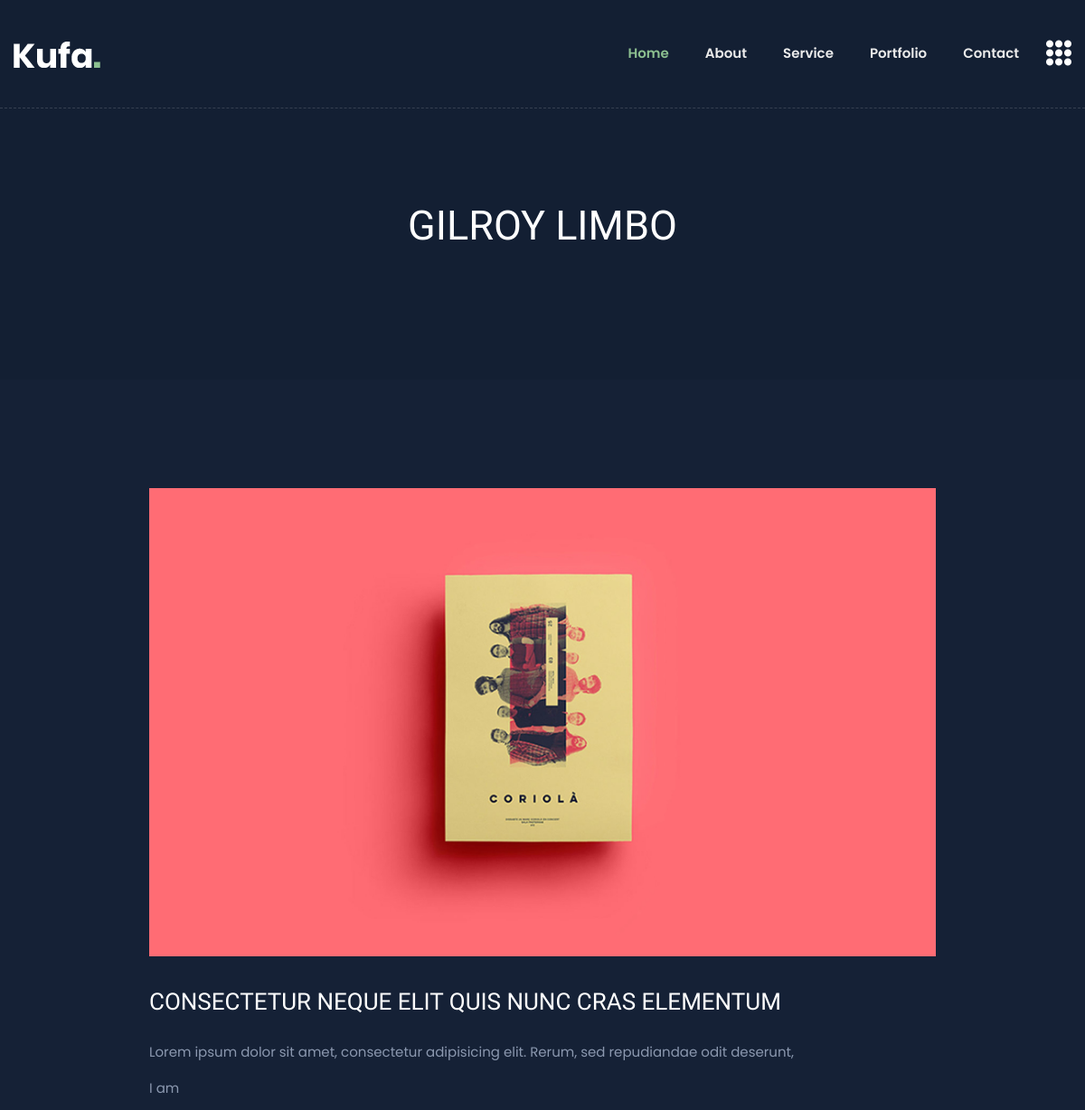
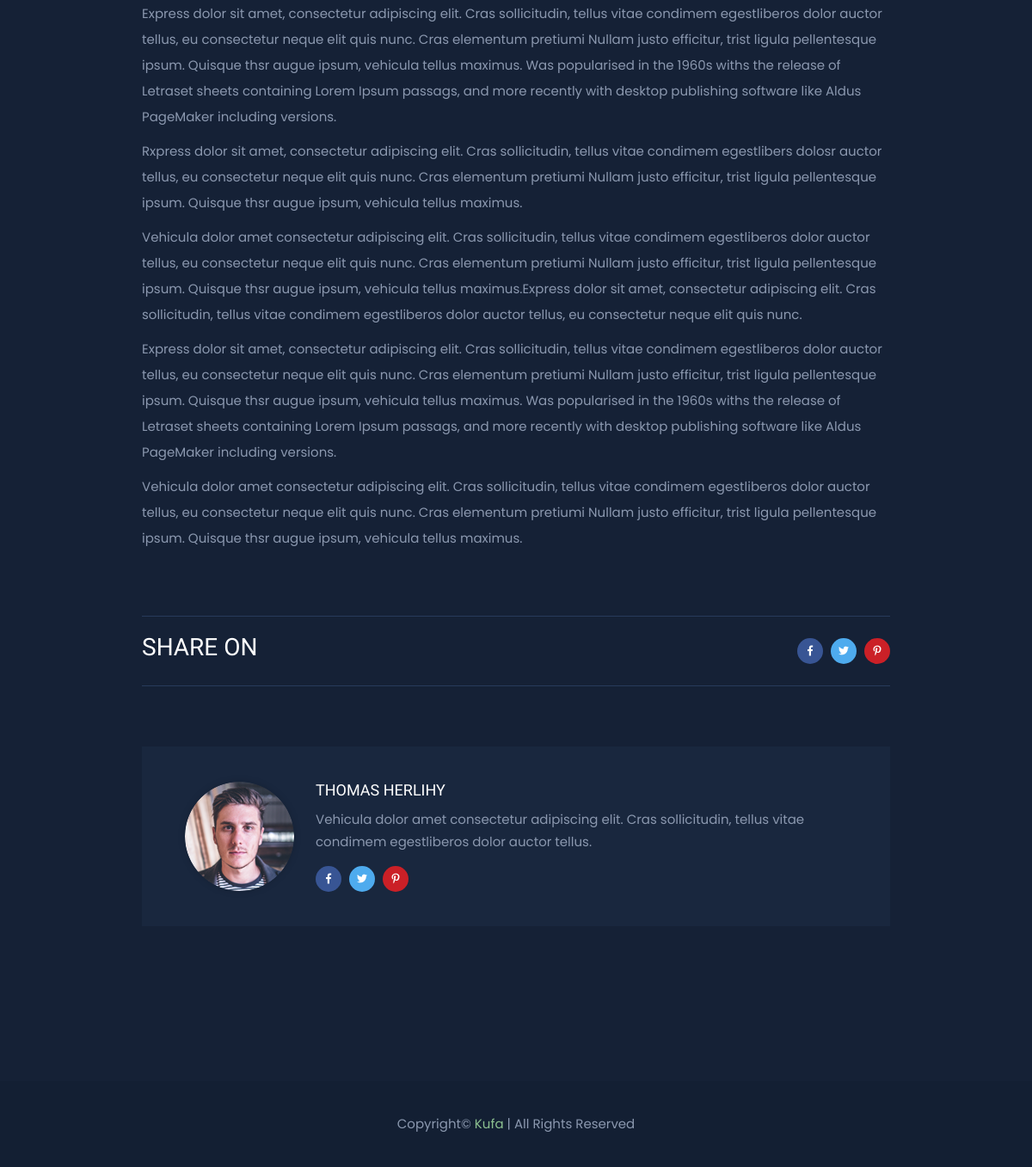
The app's page /dashboard/portfolio-single.php?id=35 with its own data (2 pictures, top to bottom).
### tables this page shows
CREATE TABLE `portfolios` (
  `id` int(10) UNSIGNED NOT NULL,
  `title` varchar(100) NOT NULL,
  `category` varchar(100) NOT NULL,
  `summary` text NOT NULL,
  `thumbnail` varchar(255) NOT NULL,
  `featured_image` varchar(255) NOT NULL,
  `status` tinyint(4) NOT NULL DEFAULT 1
);

### dashboard/portfolio-single.php (the view, shortened to what this page needs)
<?php
require_once'../db.php';
$id = $_GET['id'];
$p_query = mysqli_query($db,"SELECT * FROM portfolios WHERE id = '$id'");
$p_assoc = mysqli_fetch_assoc($p_query);
?><!doctype html>
<html class="no-js" lang="en">
<head>
        <link rel="stylesheet" href="../front/css/bootstrap.min.css">
        <link rel="stylesheet" href="../front/css/animate.min.css">
        <link rel="stylesheet" href="../front/css/magnific-popup.css">
        <link rel="stylesheet" href="../front/css/fontawesome-all.min.css">
        <link rel="stylesheet" href="../front/css/flaticon.css">
        <link rel="stylesheet" href="../front/css/slick.css">
        <link rel="stylesheet" href="../front/css/aos.css">
        <link rel="stylesheet" href="../front/css/default.css">
        <link rel="stylesheet" href="../front/css/style.css">
        <link rel="stylesheet" href="../front/css/responsive.css">
    </head>
    <body class="theme-bg">
        <header>
            <div id="header-sticky" class="transparent-header">
                <div class="container">
                    <div class="row">
                        <div class="col-xl-12">
                            <div class="main-menu">
                                <nav class="navbar navbar-expand-lg">
                                    <a href="index.html" class="navbar-brand logo-sticky-none"><img src="../front/img/logo/logo.png" alt="Logo"></a>
                                    <div class="collapse navbar-collapse" id="navbarNav">
                                        <ul class="navbar-nav ml-auto">
                                            <li class="nav-item active"><a class="nav-link" href="#home">Home</a></li>
                                            <li class="nav-item"><a class="nav-link" href="#about">about</a></li>
                                            <li class="nav-item"><a class="nav-link" href="#service">service</a></li>
                                            <li class="nav-item"><a class="nav-link" href="#portfolio">portfolio</a></li>
                                            <li class="nav-item"><a class="nav-link" href="#contact">Contact</a></li>
                                        </ul>
                                    </div>
                                    <div class="header-btn">
                                        <a href="#" class="off-canvas-menu menu-tigger"><i class="flaticon-menu"></i></a>
                                    </div>
                                </nav>
                            </div>
                        </div>
                    </div>
                </div>
            </div>
        </header>
        <main>
            <section class="breadcrumb-area breadcrumb-bg d-flex align-items-center">
                <div class="container">
                    <div class="row justify-content-center">
                        <div class="col-md-10">
                            <div class="breadcrumb-content text-center">
                                <h2><?=$p_assoc['category']?></h2>
                            </div>
                        </div>
                    </div>
                </div>
            </section>
            <section class="portfolio-details-area pt-120 pb-120">
                <div class="container">
                    <div class="row justify-content-center">
                        <div class="col-xl-9 col-lg-10">
                            <div class="single-blog-list">
                                <div class="blog-list-thumb mb-35">
                                    <img src="images1/<?=$p_assoc['featured_image']?>" alt="img">
                                </div>
                                <div class="blog-list-content blog-details-content portfolio-details-content">
                                    <h2>Consectetur neque elit quis nunc cras elementum</h2>
                                    <p><?=$p_assoc['summary']?></p>
                                    <p>I am</p>
                                    <p>Express dolor sit amet, consectetur adipiscing elit. Cras sollicitudin, tellus vitae condimem
                                        egestliberos dolor auctor
                                        tellus, eu consectetur neque elit quis nunc. Cras elementum pretiumi Nullam justo efficitur,
                                        trist ligula pellentesque
                                        ipsum. Quisque thsr augue ipsum, vehicula tellus maximus. Was popularised in the 1960s withs
                                        the release of Letraset
                                        sheets containing Lorem Ipsum passags, and more recently with desktop publishing software
                                        like Aldus PageMaker including
                                        versions.</p>
                                    <p>Rxpress dolor sit amet, consectetur adipiscing elit. Cras sollicitudin, tellus vitae condimem
                                        egestlibers dolosr auctor
                                        tellus, eu consectetur neque elit quis nunc. Cras elementum pretiumi Nullam justo efficitur,
                                        trist ligula pellentesque
                                        ipsum. Quisque thsr augue ipsum, vehicula tellus maximus.</p>
                                    <p>Vehicula dolor amet consectetur adipiscing elit. Cras sollicitudin, tellus vitae condimem egestliberos dolor auctor
                                    tellus, eu consectetur neque elit quis nunc. Cras elementum pretiumi Nullam justo efficitur, trist ligula pellentesque
                                    ipsum. Quisque thsr augue ipsum, vehicula tellus maximus.Express dolor sit amet, consectetur adipiscing elit. Cras
                                    sollicitudin, tellus vitae condimem egestliberos dolor auctor tellus, eu consectetur neque elit quis nunc.</p>
                                    <p>Express dolor sit amet, consectetur adipiscing elit. Cras sollicitudin, tellus vitae condimem
                                        egestliberos dolor auctor
                                        tellus, eu consectetur neque elit quis nunc. Cras elementum pretiumi Nullam justo efficitur,
                                        trist ligula pellentesque
                                        ipsum. Quisque thsr augue ipsum, vehicula tellus maximus. Was popularised in the 1960s withs
                                        the release of Letraset
                                        sheets containing Lorem Ipsum passags, and more recently with desktop publishing software
                                        like Aldus PageMaker including
                                        versions.</p>
                                    <p>Vehicula dolor amet consectetur adipiscing elit. Cras sollicitudin, tellus vitae condimem
                                        egestliberos dolor auctor
                                        tellus, eu consectetur neque elit quis nunc. Cras elementum pretiumi Nullam justo efficitur,
                                        trist ligula pellentesque
                                        ipsum. Quisque thsr augue ipsum, vehicula tellus maximus.</p>
                                    <div class="blog-list-meta">
                                        <ul>
                                            <li class="blog-post-date">
                                                <h3>Share On</h3>
                                            </li>
                                            <li class="blog-post-share">
                                                <a href="#"><i class="fab fa-facebook-f"></i></a>
                                                <a href="#"><i class="fab fa-twitter"></i></a>
                                                <a href="#"><i class="fab fa-pinterest-p"></i></a>
                                            </li>
                                        </ul>
                                    </div>
                                </div>
                                <div class="avatar-post mt-70 mb-60">
                                    <ul>
                                        <li>
                                            <div class="post-avatar-img">
                                                <img src="../front/img/blog/post_avatar_img.png" alt="img">
                                            </div>
                                            <div class="post-avatar-content">
                                                <h5>Thomas Herlihy</h5>
                                                <p>Vehicula dolor amet consectetur adipiscing elit. Cras sollicitudin, tellus vitae
                                                    condimem
                                                    egestliberos dolor auctor
                                                    tellus.</p>
                                                <div class="post-avatar-social mt-15">
                                                    <a href="#"><i class="fab fa-facebook-f"></i></a>
                                                    <a href="#"><i class="fab fa-twitter"></i></a>
                                                    <a href="#"><i class="fab fa-pinterest-p"></i></a>
                                                </div>
                                            </div>
                                        </li>
                                    </ul>
                                </div>
                            </div>
                        </div>
                    </div>
                </div>
            </section>
        </main>
        <footer>
            <div class="copyright-wrap primary-bg">
                <div class="container">
                    <div class="row align-items-center">
                        <div class="col-12">
                            <div class="copyright-text text-center">
                                <p>Copyright© <span>Kufa</span> | All Rights Reserved</p>
                            </div>
                        </div>
                    </div>
                </div>
            </div>
        </footer>
    </body>
</html>

### front/css/default.css (style rules this page uses)
.mt-15 { margin-top: 15px; }
.mt-70 { margin-top: 70px; }
.mb-35 { margin-bottom: 35px; }
.mb-60 { margin-bottom: 60px; }
.pt-120 { padding-top: 120px; }
.pb-120 { padding-bottom: 120px; }
.theme-bg { background: #152136; }
.primary-bg { background: #131f33; }

### front/css/style.css (style rules this page uses)
body { font-family: 'Poppins', sans-serif; font-weight: normal; font-style: normal; font-size: 15px; color: #8b98af; }
a, .button { -webkit-transition: all 0.3s ease-out 0s; -moz-transition: all 0.3s ease-out 0s; -ms-transition: all 0.3s ease-out 0s; -o-transition: all 0.3s ease-out 0s; transition: all 0.3s ease-out 0s; }
a, button { color: #1696e7; outline: medium none; }
h1, h2, h3, h4, h5, h6 { font-family: 'Baloo Bhaijaan', cursive; color: #ffffff; margin-top: 0px; font-style: normal; font-weight: 400; text-transform: normal; }
h2 { font-size: 35px; }
h3 { font-size: 28px; }
h5 { font-size: 18px; }
ul { margin: 0px; padding: 0px; }
li { list-style: none }
p { font-size: 15px; font-weight: normal; line-height: 2; color: #8b98af; margin-bottom: 15px; }
*::placeholder { color: #555555; font-size: 14px; opacity: 1; }
.transparent-header { position: absolute; left: 0; top: 0; width: 100%; height: auto; z-index: 9; padding: 18px 0; border-bottom: 1px dashed rgba(255,255,255,.15); }
.main-menu .navbar { padding: 0; }
.main-menu .nav-item { display: inline-block; margin-left: 40px; }
.main-menu .nav-item:first-child { margin-left: 0px; }
.main-menu .navbar-expand-lg .navbar-nav .nav-link { padding: 30px 0; font-size: 15px; font-weight: 600; text-transform: capitalize; }
.main-menu .navbar-expand-lg .navbar-nav .nav-link, .header-search a { color: #ebebeb; }
.header-btn { margin-left: 30px; display: flex; align-items: center; }
.header-btn a.off-canvas-menu { font-size: 28px; color: #fff; line-height: 1; margin-left: 30px; display: inline-block; }
.main-menu .navbar-expand-lg .navbar-nav .nav-link:hover, .main-menu .navbar-expand-lg .navbar-nav .nav-item.active .nav-link, .header-search a:hover, .social-icon-right > a:hover, .header-btn a.off-canvas-menu:hover { color: #8cc090; }
.breadcrumb-bg { min-height: 450px; position: relative; z-index: 1; background: #131f33; }
.breadcrumb-bg::before { content: ""; position: absolute; left: 0; top: 0; width: 100%; height: 100%; opacity: .9; }
.breadcrumb-content { margin-top: 75px; }
.breadcrumb-content h2 { font-size: 45px; color: #fff; text-transform: uppercase; margin-bottom: 10px; }
.blog-list-thumb img { width: 100%; }
.blog-list-content h2 { color: #ffffff; font-size: 30px; margin-bottom: 25px; text-transform: uppercase; }
.blog-list-content p { font-size: 15px; line-height: 2; font-weight: 400; margin-bottom: 45px; }
.blog-list-meta > ul { display: flex; justify-content: space-between; align-items: center; border-top: 1px solid #283b5b; border-bottom: 1px solid #283b5b; padding: 19px 0; }
.blog-list-meta ul li.blog-post-date { font-size: 14px; font-weight: 400; text-transform: uppercase; }
.blog-list-meta ul li.blog-post-share a, .post-avatar-social a { display: inline-block; height: 30px; width: 30px; line-height: 30px; background: #385594; text-align: center; font-size: 12px; border-radius: 50%; color: #fff; margin-left: 5px; }
.blog-list-meta ul li.blog-post-share a:nth-child(2), .post-avatar-social a:nth-child(2) { background: #4eabee; }
.blog-list-meta ul li.blog-post-share a:last-child, .post-avatar-social a:last-child { background: #cb2027; }
.blog-details-content p { margin-bottom: 10px; }
.blog-details-content .blog-list-meta { margin-top: 75px; }
.avatar-post { background: #19273e; padding: 40px 50px; }
.avatar-post ul li { display: flex; align-items: center; }
.post-avatar-img { margin-right: 25px; }
.post-avatar-img img { border-radius: 50%; box-shadow: 0px 0px 9px 0px rgba(0, 0, 0, 0.16); }
.post-avatar-content h5 { font-size: 18px; margin-bottom: 10px; text-transform: uppercase; }
.post-avatar-content p { font-size: 15px; line-height: 26px; margin-bottom: 0; font-weight: 400; }
.post-avatar-social a:first-child { margin-left: 0; }
.copyright-wrap { padding: 35px 0; }
.copyright-text p { margin-bottom: 0; }
.copyright-text p span { color: #8cc090; }

### records on screen
portfolios: category "GILROY LIMBO", featured_image (picture), summary "Lorem ipsum dolor sit amet, consectetur adipisicing elit. Rerum, sed repudiandae odit deserunt,"
